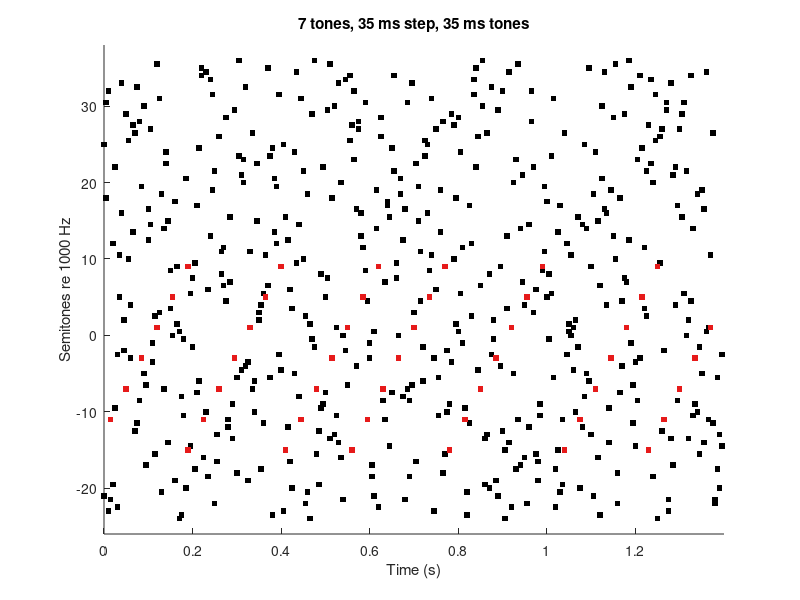

Write MATLAB code to recreate this figure. (Note: this script raises an error after producing the figure.)
function out = sfg_staircase(varargin)
% Stochastic figure-ground with a staircase figure.
%
% Everything is set in milliseconds. Internally time runs on a grid of hopMs
% slots and a tone lasts several of them; if the same number of tones starts
% in every slot, the number sounding is constant and the envelope is uniform
% by construction. hopMs is therefore the resolution of every timing control,
% and it is independent of the tone length.
%
%   sfg_staircase                        % 7-tone staircase, 35 ms per step
%   sfg_staircase('stepMs', 0)           % the classic coherent figure
%   sfg_staircase('stepMs', 10, 'hopMs', 5)
%
% Writes the mix and a figure-only wav, and returns audioplayer objects:
%   out = sfg_staircase; pause(out.player); resume(out.player)
%   play(out.figurePlayer)               % the figure without the cloud

cfg = config();
for i = 1:2:numel(varargin)
    cfg.(varargin{i}) = varargin{i+1};
end
rng(cfg.seed);

pool = make_pool(cfg);
[chan, slot, isFig, k, starts] = schedule(cfg, pool);
out = render(cfg, pool, chan, slot, isFig, k);

report(cfg, pool, chan, slot, isFig, out, k, starts);
if cfg.doPlot, show(cfg, pool, chan, slot, isFig); end

if ~isempty(cfg.wavFile)
    [d, f, e] = fileparts(cfg.wavFile);
    audiowrite(cfg.wavFile, out.y(:), cfg.fs, 'BitsPerSample', 24);
    out.figureFile = fullfile(d, [f '_figure' e]);
    audiowrite(out.figureFile, out.figure(:), cfg.fs, 'BitsPerSample', 24);
    fprintf('  wrote %s and %s\n', cfg.wavFile, out.figureFile);
end

out.player       = audioplayer(out.y, cfg.fs);
out.figurePlayer = audioplayer(out.figure, cfg.fs);
if cfg.doPlay, play(out.player); end
fprintf('  play(out.player) | pause | resume | stop  (also out.figurePlayer)\n');
end

% ------------------------------------------------------------------ config
function cfg = config()
cfg.fs           = 48000;
cfg.seed         = 3;

cfg.hopMs        = 5;       % time grid: the resolution of every control below
cfg.toneMs       = 35;      % tone duration, a whole number of hops

cfg.nTones       = 7;       % tones in the figure
cfg.stepMs       = 35;      % staircase step (0 = coherent chord)
cfg.order        = 'rise';  % 'rise' or 'fall'
cfg.spanSt       = 24;      % frequency span of the figure, semitones
cfg.rateHz       = 5;       % figure repetition rate
cfg.jitterMs     = 40;      % random displacement of each figure onset
cfg.wobbleMs     = 0;       % frozen irregularity of the staircase

cfg.startsPerSlot= 0;       % tones starting per slot; 0 solves for it.
                            % tones sounding = startsPerSlot * toneMs/hopMs,
                            % so a fine hopMs buys resolution with density.
                            % Comparing conditions? Fix this by hand at the
                            % largest any of them needs, or the background
                            % density moves with the step.
cfg.contrast     = 4;       % figure/background per-channel rate, sets the pool
cfg.shareChannels= true;    % let the background use the figure's channels

cfg.fRefHz       = 1000;
cfg.poolSt       = [-24 36];

cfg.durationS    = 20;
cfg.peakDbfs     = -3;
cfg.doPlay       = true;
cfg.doPlot       = true;
cfg.wavFile      = 'sfg_staircase.wav';   % _figure.wav written alongside
end

% -------------------------------------------------------------------- pool
function pool = make_pool(cfg)
% A figure channel sounds rateHz times a second; the background shares the
% rest between the remaining channels, so asking for a contrast fixes the
% pool size.
k = round(cfg.toneMs / cfg.hopMs);
starts = max(cfg.startsPerSlot, 1);
cloudPerS = starts * 1000/cfg.hopMs - cfg.nTones * cfg.rateHz;
want = max(cloudPerS, 1) * cfg.contrast / cfg.rateHz + cfg.nTones;

grids  = 0.25:0.25:12;
counts = floor(diff(cfg.poolSt) ./ grids) + 1;
[~, i] = min(abs(counts - want));

pool.gridSt = grids(i);
pool.st = cfg.poolSt(1):pool.gridSt:cfg.poolSt(2);
pool.f  = cfg.fRefHz * 2.^(pool.st / 12);
pool.n  = numel(pool.st);

lo   = round(0.15 * (pool.n - 1)) + 1;
span = round(cfg.spanSt / pool.gridSt);
if lo + span > pool.n
    error('figure spans %g st, pool only %g st', cfg.spanSt, diff(cfg.poolSt));
end
pool.figIdx = round(linspace(lo, lo + span, cfg.nTones));
if pool.n < k * starts + 2
    error('pool of %d channels cannot hold %d tones sounding at once', ...
        pool.n, k * starts);
end
end

% ---------------------------------------------------------------- schedule
function [chan, slot, isFig, k, starts] = schedule(cfg, pool)
k = cfg.toneMs / cfg.hopMs;
if abs(k - round(k)) > 1e-9
    error('toneMs %g must be a whole number of hopMs %g', ...
        cfg.toneMs, cfg.hopMs);
end
k = round(k);

nSlots = floor(cfg.durationS * 1000 / cfg.hopMs);
period = max(1, round(1000 / (cfg.rateHz * cfg.hopMs)));

lag = round((0:cfg.nTones-1) * cfg.stepMs / cfg.hopMs);
if strcmp(cfg.order, 'fall'), lag = fliplr(lag); end
if cfg.wobbleMs > 0
    lag = lag + randi([0 round(cfg.wobbleMs/cfg.hopMs)], 1, cfg.nTones);
end
jit = round(cfg.jitterMs / cfg.hopMs);

occ = cell(1, nSlots);
for w = 0 : floor(nSlots / period)
    c0 = w * period + 1;
    if jit > 0, c0 = c0 + randi([-jit jit]); end
    for i = 1:cfg.nTones
        c = c0 + lag(i);
        if c >= 1 && c <= nSlots
            occ{c}(end+1) = pool.figIdx(i);
        end
    end
end

% The figure can put several tones in one slot once its copies overlap or the
% jitter shifts them together. That sets the floor on how many tones start
% per slot, and everything sounding follows from it.
most = max(cellfun(@numel, occ));
starts = cfg.startsPerSlot;
if starts == 0
    starts = most;
elseif starts < most
    error(['the figure starts %d tones in one slot, so startsPerSlot must ' ...
           'be at least %d (or reduce jitterMs / stepMs)'], most, most);
end

chan  = zeros(nSlots * starts, 1);
slot  = zeros(size(chan));
isFig = false(size(chan));

pack = randperm(pool.n); p = 1;
live = [];                     % channels still sounding, so never reused
m = 0;
for c = 1:nSlots
    here = occ{c};
    nFig = numel(here);
    tries = 0;
    while numel(here) < starts
        if p > numel(pack), pack = randperm(pool.n); p = 1; end
        ch = pack(p); p = p + 1;
        tries = tries + 1;
        if tries > 20 * pool.n
            error('cannot fill slot %d: pool too small', c);
        end
        if any(here == ch) || any(live == ch), continue; end
        if ~cfg.shareChannels && any(pool.figIdx == ch), continue; end
        here(end+1) = ch; %#ok<AGROW>
    end
    idx = m + (1:starts);
    chan(idx) = here;
    slot(idx) = c;
    isFig(idx(1:nFig)) = true;
    live = [live here]; %#ok<AGROW>
    if numel(live) > k * starts
        live = live(end - k*starts + 1 : end);
    end
    m = m + starts;
end
end

% ------------------------------------------------------------------ render
function out = render(cfg, pool, chan, slot, isFig, k)
% A tone is k hops long plus one hop of ramp, so at every slot boundary the
% tones ramping out are matched by the ones ramping in. With
% power-complementary ramps the total power is constant across the join.
hop = round(cfg.hopMs * cfg.fs / 1000);
n   = k * hop + hop;

t   = (0:n-1) / cfg.fs;
x   = (0:hop-1) / hop;
env = ones(1, n);
env(1:hop)         = sin(pi/2 * x);
env(end-hop+1:end) = cos(pi/2 * x);
pips = sin(2*pi * pool.f(:) * t) .* env;

N  = max(slot) * hop + n;
y  = zeros(1, N);
yF = zeros(1, N);
for i = 1:numel(chan)
    s = (slot(i) - 1) * hop + 1;
    y(s:s+n-1) = y(s:s+n-1) + pips(chan(i), :);
    if isFig(i)
        yF(s:s+n-1) = yF(s:s+n-1) + pips(chan(i), :);
    end
end

% one gain for both, so the figure-only file is exactly the figure you hear
% inside the mix rather than a louder version of it
g = 10^(cfg.peakDbfs/20) / max(abs(y));
out.y      = y * g;
out.figure = yF * g;
out.cloud  = (y - yF) * g;
out.fs     = cfg.fs;
end

% ------------------------------------------------------------------ report
function report(cfg, pool, chan, slot, isFig, out, k, starts)
perSlot = accumarray(slot, 1);
use = accumarray(chan, 1, [pool.n 1]);
isf = false(pool.n, 1); isf(pool.figIdx) = true;
dur = numel(out.y) / cfg.fs;

fprintf('%d Hz | %d-tone figure, %g ms step, %g ms tones at %g Hz\n', ...
    cfg.fs, cfg.nTones, cfg.stepMs, cfg.toneMs, cfg.rateHz);
fprintf('  %g ms grid: step %d slots, jitter +-%d slots, tone %d slots\n', ...
    cfg.hopMs, round(cfg.stepMs/cfg.hopMs), round(cfg.jitterMs/cfg.hopMs), k);
fprintf('  starts per slot %d-%d, so %d tones sounding throughout\n', ...
    min(perSlot), max(perSlot), k * starts);
fprintf('  pool %d channels %.0f-%.0f Hz on a %g st grid\n', ...
    pool.n, pool.f(1), pool.f(end), pool.gridSt);
fprintf('  figure channel %.1f/s vs background %.1f/s: contrast %.1fx\n', ...
    mean(use(isf))/dur, mean(use(~isf))/dur, ...
    mean(use(isf)) / max(mean(use(~isf)), eps));
fprintf('  peak: mix %.1f dBFS, figure alone %.1f dBFS, %.1f s\n', ...
    20*log10(max(abs(out.y))), 20*log10(max(abs(out.figure))), dur);
end

% -------------------------------------------------------------------- plot
function show(cfg, pool, chan, slot, isFig)
nShow = min(max(slot), round(1400 / cfg.hopMs));
sel = slot <= nShow;
t = (slot(sel) - 1) * cfg.hopMs / 1000;
f = reshape(pool.st(chan(sel)), [], 1);
g = isFig(sel);

figure('Color', 'w', 'Position', [100 100 900 520]); hold on
plot(t(~g), f(~g), 's', 'MarkerSize', 4, 'MarkerFaceColor', 'k', ...
    'MarkerEdgeColor', 'none');
plot(t(g), f(g), 's', 'MarkerSize', 4, 'MarkerFaceColor', [0.9 0.1 0.1], ...
    'MarkerEdgeColor', 'none');
xlim([0 nShow * cfg.hopMs / 1000]); ylim(cfg.poolSt + [-2 2]);
xlabel('Time (s)'); ylabel(sprintf('Semitones re %g Hz', cfg.fRefHz));
title(sprintf('%d tones, %g ms step, %g ms tones', ...
    cfg.nTones, cfg.stepMs, cfg.toneMs));
box off
end
